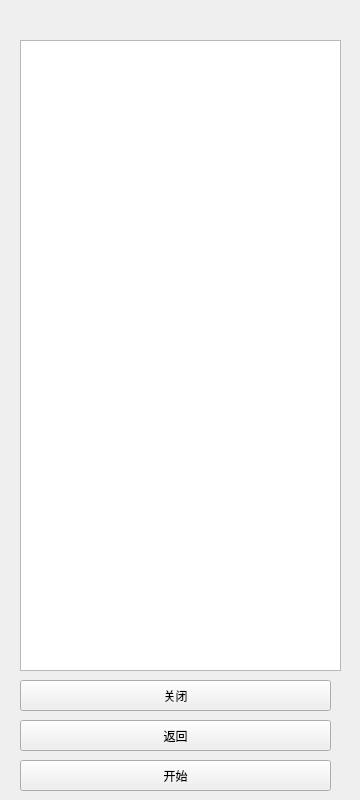
<?xml version="1.0" encoding="UTF-8"?>
<ui version="4.0">
 <class>ServiceConnect</class>
 <widget class="QWidget" name="ServiceConnect">
  <property name="geometry">
   <rect>
    <x>0</x>
    <y>0</y>
    <width>360</width>
    <height>800</height>
   </rect>
  </property>
  <property name="windowTitle">
   <string>Form</string>
  </property>
  <widget class="QListWidget" name="listWidget">
   <property name="geometry">
    <rect>
     <x>20</x>
     <y>40</y>
     <width>321</width>
     <height>631</height>
    </rect>
   </property>
  </widget>
  <widget class="QPushButton" name="pushButton">
   <property name="geometry">
    <rect>
     <x>20</x>
     <y>680</y>
     <width>311</width>
     <height>31</height>
    </rect>
   </property>
   <property name="text">
    <string>关闭</string>
   </property>
  </widget>
  <widget class="QPushButton" name="pushButton_2">
   <property name="geometry">
    <rect>
     <x>20</x>
     <y>720</y>
     <width>311</width>
     <height>31</height>
    </rect>
   </property>
   <property name="text">
    <string>返回</string>
   </property>
  </widget>
  <widget class="QPushButton" name="pushButton_3">
   <property name="geometry">
    <rect>
     <x>20</x>
     <y>760</y>
     <width>311</width>
     <height>31</height>
    </rect>
   </property>
   <property name="text">
    <string>开始</string>
   </property>
  </widget>
  <widget class="QLabel" name="label">
   <property name="geometry">
    <rect>
     <x>20</x>
     <y>10</y>
     <width>221</width>
     <height>21</height>
    </rect>
   </property>
   <property name="text">
    <string/>
   </property>
  </widget>
 </widget>
 <resources/>
 <connections/>
</ui>
